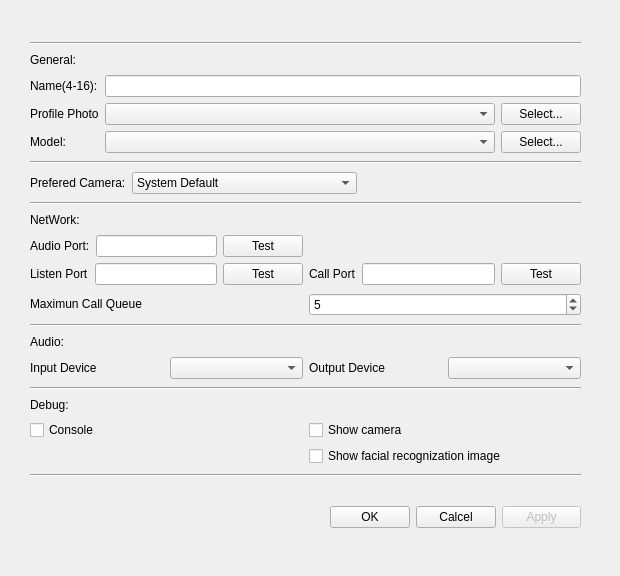
<?xml version="1.0" encoding="UTF-8"?>
<ui version="4.0">
 <class>SettingWin</class>
 <widget class="QWidget" name="SettingWin">
  <property name="windowModality">
   <enum>Qt::ApplicationModal</enum>
  </property>
  <property name="geometry">
   <rect>
    <x>0</x>
    <y>0</y>
    <width>620</width>
    <height>576</height>
   </rect>
  </property>
  <property name="windowTitle">
   <string>Setting</string>
  </property>
  <widget class="QWidget" name="gridLayoutWidget_3">
   <property name="geometry">
    <rect>
     <x>330</x>
     <y>490</y>
     <width>251</width>
     <height>54</height>
    </rect>
   </property>
   <layout class="QGridLayout" name="gridLayout_3">
    <item row="1" column="0">
     <widget class="QPushButton" name="pushButton_OK">
      <property name="text">
       <string>OK</string>
      </property>
      <property name="autoDefault">
       <bool>false</bool>
      </property>
      <property name="default">
       <bool>false</bool>
      </property>
      <property name="flat">
       <bool>false</bool>
      </property>
     </widget>
    </item>
    <item row="1" column="1">
     <widget class="QPushButton" name="pushButton_Cancel">
      <property name="text">
       <string>Calcel</string>
      </property>
     </widget>
    </item>
    <item row="1" column="2">
     <widget class="QPushButton" name="pushButton_Apply">
      <property name="enabled">
       <bool>false</bool>
      </property>
      <property name="text">
       <string>Apply</string>
      </property>
     </widget>
    </item>
   </layout>
  </widget>
  <widget class="QWidget" name="verticalLayoutWidget">
   <property name="geometry">
    <rect>
     <x>30</x>
     <y>40</y>
     <width>551</width>
     <height>441</height>
    </rect>
   </property>
   <layout class="QVBoxLayout" name="verticalLayout">
    <item>
     <widget class="Line" name="line_2">
      <property name="orientation">
       <enum>Qt::Horizontal</enum>
      </property>
     </widget>
    </item>
    <item>
     <widget class="QLabel" name="label_9">
      <property name="sizePolicy">
       <sizepolicy hsizetype="Preferred" vsizetype="Fixed">
        <horstretch>0</horstretch>
        <verstretch>0</verstretch>
       </sizepolicy>
      </property>
      <property name="text">
       <string>General:</string>
      </property>
     </widget>
    </item>
    <item>
     <layout class="QHBoxLayout" name="horizontalLayout_6">
      <item>
       <layout class="QVBoxLayout" name="verticalLayout_2">
        <item>
         <widget class="QLabel" name="label_6">
          <property name="sizePolicy">
           <sizepolicy hsizetype="Minimum" vsizetype="Preferred">
            <horstretch>0</horstretch>
            <verstretch>0</verstretch>
           </sizepolicy>
          </property>
          <property name="text">
           <string>Name(4-16):</string>
          </property>
         </widget>
        </item>
        <item>
         <widget class="QLabel" name="label_8">
          <property name="sizePolicy">
           <sizepolicy hsizetype="Minimum" vsizetype="Preferred">
            <horstretch>0</horstretch>
            <verstretch>0</verstretch>
           </sizepolicy>
          </property>
          <property name="text">
           <string>Profile Photo</string>
          </property>
         </widget>
        </item>
        <item>
         <widget class="QLabel" name="label_7">
          <property name="sizePolicy">
           <sizepolicy hsizetype="Minimum" vsizetype="Preferred">
            <horstretch>0</horstretch>
            <verstretch>0</verstretch>
           </sizepolicy>
          </property>
          <property name="text">
           <string>Model:</string>
          </property>
         </widget>
        </item>
       </layout>
      </item>
      <item>
       <layout class="QVBoxLayout" name="verticalLayout_3">
        <item>
         <widget class="QLineEdit" name="lineEdit_Name">
          <property name="sizePolicy">
           <sizepolicy hsizetype="Preferred" vsizetype="Fixed">
            <horstretch>0</horstretch>
            <verstretch>0</verstretch>
           </sizepolicy>
          </property>
         </widget>
        </item>
        <item>
         <layout class="QHBoxLayout" name="horizontalLayout_7">
          <item>
           <widget class="QComboBox" name="comboBox_ProfilePhoto">
            <property name="sizePolicy">
             <sizepolicy hsizetype="Expanding" vsizetype="Fixed">
              <horstretch>0</horstretch>
              <verstretch>0</verstretch>
             </sizepolicy>
            </property>
            <property name="editable">
             <bool>false</bool>
            </property>
           </widget>
          </item>
          <item>
           <widget class="QPushButton" name="pushButton_ProfilePhoto">
            <property name="sizePolicy">
             <sizepolicy hsizetype="Fixed" vsizetype="Fixed">
              <horstretch>0</horstretch>
              <verstretch>0</verstretch>
             </sizepolicy>
            </property>
            <property name="text">
             <string>Select...</string>
            </property>
           </widget>
          </item>
         </layout>
        </item>
        <item>
         <layout class="QHBoxLayout" name="horizontalLayout_9">
          <item>
           <widget class="QComboBox" name="comboBox_Model">
            <property name="sizePolicy">
             <sizepolicy hsizetype="Expanding" vsizetype="Fixed">
              <horstretch>0</horstretch>
              <verstretch>0</verstretch>
             </sizepolicy>
            </property>
           </widget>
          </item>
          <item>
           <widget class="QPushButton" name="pushButton_Model">
            <property name="text">
             <string>Select...</string>
            </property>
           </widget>
          </item>
         </layout>
        </item>
       </layout>
      </item>
     </layout>
    </item>
    <item>
     <widget class="Line" name="line_5">
      <property name="orientation">
       <enum>Qt::Horizontal</enum>
      </property>
     </widget>
    </item>
    <item>
     <layout class="QHBoxLayout" name="horizontalLayout_8">
      <item>
       <widget class="QLabel" name="label_11">
        <property name="sizePolicy">
         <sizepolicy hsizetype="Minimum" vsizetype="Preferred">
          <horstretch>0</horstretch>
          <verstretch>0</verstretch>
         </sizepolicy>
        </property>
        <property name="text">
         <string>Prefered Camera:</string>
        </property>
       </widget>
      </item>
      <item>
       <widget class="QComboBox" name="comboBox_Camera">
        <property name="sizePolicy">
         <sizepolicy hsizetype="MinimumExpanding" vsizetype="Fixed">
          <horstretch>0</horstretch>
          <verstretch>0</verstretch>
         </sizepolicy>
        </property>
        <property name="editable">
         <bool>false</bool>
        </property>
        <property name="currentText">
         <string notr="true">System Default</string>
        </property>
        <property name="duplicatesEnabled">
         <bool>false</bool>
        </property>
        <item>
         <property name="text">
          <string>System Default</string>
         </property>
        </item>
       </widget>
      </item>
      <item>
       <spacer name="horizontalSpacer_2">
        <property name="orientation">
         <enum>Qt::Horizontal</enum>
        </property>
        <property name="sizeHint" stdset="0">
         <size>
          <width>40</width>
          <height>20</height>
         </size>
        </property>
       </spacer>
      </item>
     </layout>
    </item>
    <item>
     <widget class="Line" name="line">
      <property name="orientation">
       <enum>Qt::Horizontal</enum>
      </property>
     </widget>
    </item>
    <item>
     <widget class="QLabel" name="label">
      <property name="sizePolicy">
       <sizepolicy hsizetype="Preferred" vsizetype="Fixed">
        <horstretch>0</horstretch>
        <verstretch>0</verstretch>
       </sizepolicy>
      </property>
      <property name="lineWidth">
       <number>1</number>
      </property>
      <property name="text">
       <string>NetWork:</string>
      </property>
     </widget>
    </item>
    <item>
     <layout class="QGridLayout" name="gridLayout_2">
      <item row="1" column="0">
       <layout class="QHBoxLayout" name="horizontalLayout_3">
        <item>
         <widget class="QLabel" name="Setting_ListenPort">
          <property name="text">
           <string>Listen Port</string>
          </property>
         </widget>
        </item>
        <item>
         <widget class="QLineEdit" name="lineEdit_ListenPort">
          <property name="inputMethodHints">
           <set>Qt::ImhDigitsOnly</set>
          </property>
          <property name="maxLength">
           <number>5</number>
          </property>
         </widget>
        </item>
        <item>
         <widget class="QPushButton" name="pushButton_TestListenPort">
          <property name="text">
           <string>Test</string>
          </property>
         </widget>
        </item>
       </layout>
      </item>
      <item row="1" column="1">
       <layout class="QHBoxLayout" name="horizontalLayout">
        <item>
         <widget class="QLabel" name="Setting_CallPort">
          <property name="text">
           <string>Call Port</string>
          </property>
         </widget>
        </item>
        <item>
         <widget class="QLineEdit" name="lineEdit_CallPort">
          <property name="inputMethodHints">
           <set>Qt::ImhDigitsOnly</set>
          </property>
          <property name="maxLength">
           <number>5</number>
          </property>
         </widget>
        </item>
        <item>
         <widget class="QPushButton" name="pushButton_TestCallPort">
          <property name="text">
           <string>Test</string>
          </property>
         </widget>
        </item>
       </layout>
      </item>
      <item row="0" column="0">
       <layout class="QHBoxLayout" name="horizontalLayout_4">
        <item>
         <widget class="QLabel" name="label_AudioPort">
          <property name="sizePolicy">
           <sizepolicy hsizetype="Fixed" vsizetype="Preferred">
            <horstretch>0</horstretch>
            <verstretch>0</verstretch>
           </sizepolicy>
          </property>
          <property name="text">
           <string>Audio Port:</string>
          </property>
         </widget>
        </item>
        <item>
         <widget class="QLineEdit" name="lineEdit_AudioPort">
          <property name="inputMethodHints">
           <set>Qt::ImhDigitsOnly</set>
          </property>
          <property name="maxLength">
           <number>5</number>
          </property>
         </widget>
        </item>
        <item>
         <widget class="QPushButton" name="pushButton_AudioPortTest">
          <property name="text">
           <string>Test</string>
          </property>
         </widget>
        </item>
       </layout>
      </item>
     </layout>
    </item>
    <item>
     <layout class="QHBoxLayout" name="horizontalLayout_5">
      <property name="sizeConstraint">
       <enum>QLayout::SetDefaultConstraint</enum>
      </property>
      <item>
       <widget class="QLabel" name="label_5">
        <property name="sizePolicy">
         <sizepolicy hsizetype="Preferred" vsizetype="Fixed">
          <horstretch>0</horstretch>
          <verstretch>0</verstretch>
         </sizepolicy>
        </property>
        <property name="text">
         <string>Maximun Call Queue</string>
        </property>
       </widget>
      </item>
      <item>
       <widget class="QSpinBox" name="spinBox_MaxCallQueue">
        <property name="minimum">
         <number>1</number>
        </property>
        <property name="value">
         <number>5</number>
        </property>
       </widget>
      </item>
     </layout>
    </item>
    <item>
     <widget class="Line" name="line_6">
      <property name="orientation">
       <enum>Qt::Horizontal</enum>
      </property>
     </widget>
    </item>
    <item>
     <widget class="QLabel" name="label_2">
      <property name="sizePolicy">
       <sizepolicy hsizetype="Preferred" vsizetype="Fixed">
        <horstretch>0</horstretch>
        <verstretch>0</verstretch>
       </sizepolicy>
      </property>
      <property name="text">
       <string>Audio:</string>
      </property>
     </widget>
    </item>
    <item>
     <layout class="QGridLayout" name="gridLayout_4">
      <item row="0" column="1">
       <layout class="QHBoxLayout" name="horizontalLayout_10">
        <item>
         <widget class="QLabel" name="label_4">
          <property name="text">
           <string>Output Device</string>
          </property>
         </widget>
        </item>
        <item>
         <widget class="QComboBox" name="comboBox_OutputDevice"/>
        </item>
       </layout>
      </item>
      <item row="0" column="0">
       <layout class="QHBoxLayout" name="horizontalLayout_2">
        <item>
         <widget class="QLabel" name="label_3">
          <property name="text">
           <string>Input Device</string>
          </property>
         </widget>
        </item>
        <item>
         <widget class="QComboBox" name="comboBox_InputDevice"/>
        </item>
       </layout>
      </item>
     </layout>
    </item>
    <item>
     <widget class="Line" name="line_4">
      <property name="orientation">
       <enum>Qt::Horizontal</enum>
      </property>
     </widget>
    </item>
    <item>
     <widget class="QLabel" name="label_10">
      <property name="sizePolicy">
       <sizepolicy hsizetype="Preferred" vsizetype="Fixed">
        <horstretch>0</horstretch>
        <verstretch>0</verstretch>
       </sizepolicy>
      </property>
      <property name="text">
       <string>Debug:</string>
      </property>
     </widget>
    </item>
    <item>
     <layout class="QGridLayout" name="gridLayout">
      <item row="2" column="1">
       <widget class="QCheckBox" name="checkBox_Debug_ShowCamera">
        <property name="text">
         <string>Show camera</string>
        </property>
       </widget>
      </item>
      <item row="2" column="0">
       <widget class="QCheckBox" name="checkBox_Debug_Console">
        <property name="text">
         <string>Console</string>
        </property>
       </widget>
      </item>
      <item row="3" column="1">
       <widget class="QCheckBox" name="checkBox_Debug_ShowFEI">
        <property name="text">
         <string>Show facial recognization image</string>
        </property>
       </widget>
      </item>
     </layout>
    </item>
    <item>
     <widget class="Line" name="line_3">
      <property name="orientation">
       <enum>Qt::Horizontal</enum>
      </property>
     </widget>
    </item>
   </layout>
  </widget>
 </widget>
 <resources/>
 <connections/>
</ui>
